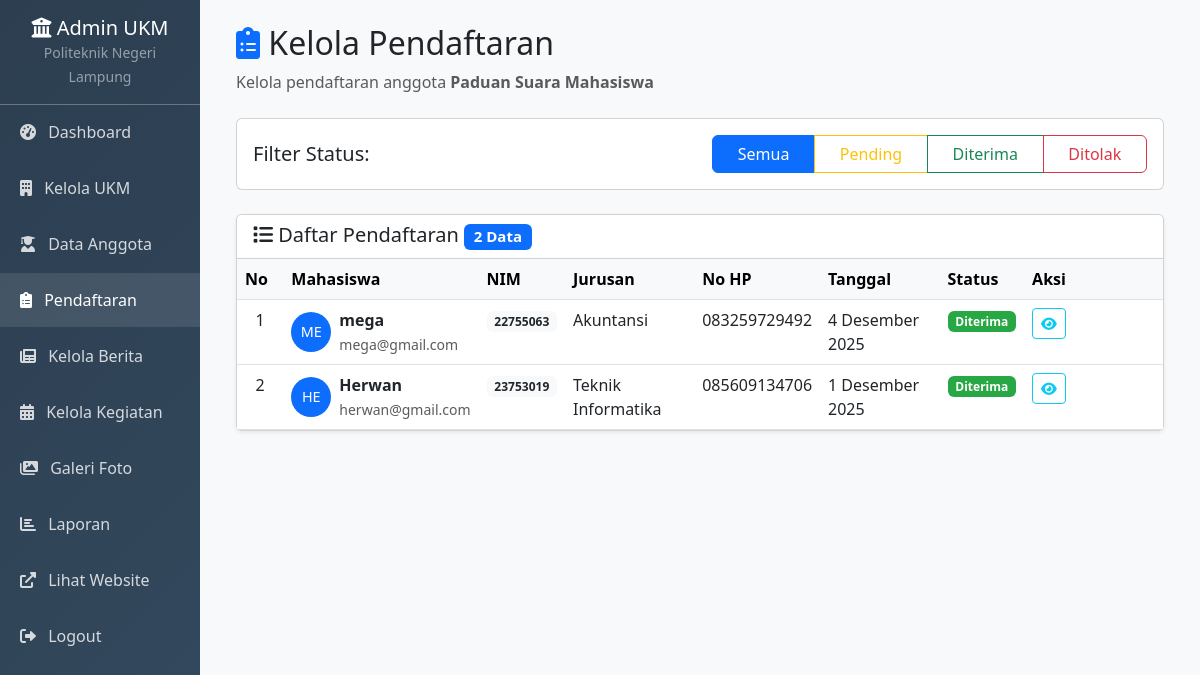
The app's page /admin/kelola_pendaftaran.php (signed in) with its own data.
### tables this page shows
CREATE TABLE `ukm` (
  `id` int(11) NOT NULL,
  `nama_ukm` varchar(100) NOT NULL,
  `deskripsi` text DEFAULT NULL,
  `tahun_berdiri` date DEFAULT NULL,
  `kategori_id` int(11) DEFAULT NULL,
  `logo` varchar(255) DEFAULT NULL,
  `ketua_umum` varchar(100) DEFAULT NULL,
  `email` varchar(100) DEFAULT NULL,
  `no_telepon` varchar(20) DEFAULT NULL,
  `alamat_sekretariat` text DEFAULT NULL,
  `visi` text DEFAULT NULL,
  `misi` text DEFAULT NULL,
  `program_kerja` text DEFAULT NULL,
  `syarat_pendaftaran` text DEFAULT NULL,
  `status` enum('aktif','nonaktif') DEFAULT 'aktif',
  `max_anggota` int(11) DEFAULT 100,
  `biaya_pendaftaran` decimal(10,2) DEFAULT 0.00,
  `created_at` timestamp NOT NULL DEFAULT current_timestamp(),
  `updated_at` datetime DEFAULT NULL,
  `kontak` varchar(50) DEFAULT NULL,
  `admin_id` int(11) NOT NULL
);

CREATE TABLE `pendaftaran` (
  `id` int(11) NOT NULL,
  `mahasiswa_id` int(11) DEFAULT NULL,
  `ukm_id` int(11) DEFAULT NULL,
  `tanggal_daftar` timestamp NOT NULL DEFAULT current_timestamp(),
  `alasan_bergabung` text DEFAULT NULL,
  `pengalaman_organisasi` text DEFAULT NULL,
  `status` enum('pending','diterima','ditolak') DEFAULT 'pending',
  `diproses_oleh` int(11) DEFAULT NULL,
  `tanggal_diproses` datetime DEFAULT NULL,
  `catatan_admin` text DEFAULT NULL,
  `created_at` timestamp NOT NULL DEFAULT current_timestamp(),
  `status_keanggotaan` enum('aktif','tidak_aktif','cuti','dikeluarkan') NOT NULL DEFAULT 'aktif',
  `kta_number` varchar(50) DEFAULT NULL
);

CREATE TABLE `mahasiswa` (
  `id` int(11) NOT NULL,
  `nim` varchar(20) NOT NULL,
  `nama` varchar(100) NOT NULL,
  `email` varchar(100) NOT NULL,
  `no_telepon` varchar(20) DEFAULT NULL,
  `jurusan` varchar(100) DEFAULT NULL,
  `angkatan` year(4) DEFAULT NULL,
  `alamat` text DEFAULT NULL,
  `foto` varchar(255) DEFAULT NULL,
  `password` varchar(255) NOT NULL,
  `created_at` timestamp NOT NULL DEFAULT current_timestamp(),
  `status_akun` enum('aktif','nonaktif') DEFAULT 'aktif',
  `ukm_id` int(11) DEFAULT NULL,
  `status_ukm` enum('menunggu','diterima','ditolak') DEFAULT 'menunggu'
);

### config/functions.php (called while the page is built, shortened)
<?php
function formatTanggal($tanggal) {
    $bulan = [
        1 => 'Januari', 2 => 'Februari', 3 => 'Maret', 4 => 'April',
        5 => 'Mei', 6 => 'Juni', 7 => 'Juli', 8 => 'Agustus',
        9 => 'September', 10 => 'Oktober', 11 => 'November', 12 => 'Desember'
    ];
    $split = explode('-', date('Y-n-j', strtotime($tanggal)));
    return $split[2] . ' ' . $bulan[(int)$split[1]] . ' ' . $split[0];
}

### admin/kelola_pendaftaran.php (the view, shortened to what this page needs)
<?php
require_once '../config/functions.php';
$ukm_id = (int)$_SESSION['ukm_id'];
$database = new Database();
$db = $database->getConnection();
$stmt_ukm = $db->prepare("SELECT nama_ukm FROM ukm WHERE id = :ukm_id");
$stmt_ukm->bindParam(':ukm_id', $ukm_id, PDO::PARAM_INT);
$stmt_ukm->execute();
$nama_ukm = $stmt_ukm->fetchColumn() ?? "UKM Anda";
$status_filter = $_GET['status'] ?? '';
$query = "
    SELECT p.*,
           m.nama, m.nim, m.email, m.no_telepon, m.jurusan, m.angkatan, m.alamat,
           u.nama_ukm,
           p.catatan_admin
    FROM pendaftaran p
    JOIN mahasiswa m ON p.mahasiswa_id = m.id
    JOIN ukm u ON p.ukm_id = u.id
    WHERE p.ukm_id = :ukm_id
";
$params = [':ukm_id' => $ukm_id];
$query .= " ORDER BY
            CASE p.status
                WHEN 'pending' THEN 1
                WHEN 'diterima' THEN 2
                WHEN 'ditolak' THEN 3
            END,
            p.created_at DESC";
$stmt = $db->prepare($query);
foreach ($params as $key => $value) {
    $stmt->bindValue($key, $value, is_int($value) ? PDO::PARAM_INT : PDO::PARAM_STR);
}
$stmt->execute();
$pendaftaran_list = $stmt->fetchAll(PDO::FETCH_ASSOC);
?>
<!DOCTYPE html>
<html lang="id">
<head>
    <link href="https://cdn.jsdelivr.net/npm/bootstrap@5.3.0/dist/css/bootstrap.min.css" rel="stylesheet">
    <link href="https://cdnjs.cloudflare.com/ajax/libs/font-awesome/6.0.0/css/all.min.css" rel="stylesheet">
</head>
<body>
    <div class="container-fluid">
        <div class="row">
            <div class="col-md-3 col-lg-2 px-0">
                <?php include 'sidebar.php'; ?>
            </div>
            <div class="col-md-9 col-lg-10 main-content">
                <div class="p-4">
                    <div class="d-flex justify-content-between align-items-center mb-4">
                        <div>
                            <h2><i class="fas fa-clipboard-list text-primary"></i> Kelola Pendaftaran</h2>
                            <p class="text-muted mb-0">Kelola pendaftaran anggota <strong><?= htmlspecialchars($nama_ukm) ?></strong></p>
                        </div>
                    </div>
                    <div class="card mb-4">
                        <div class="card-body">
                            <div class="row align-items-center">
                                <div class="col-md-6">
                                    <h5 class="mb-0">Filter Status:</h5>
                                </div>
                                <div class="col-md-6">
                                    <div class="btn-group w-100" role="group">
                                        <a href="kelola_pendaftaran.php" class="btn <?= empty($status_filter) ? 'btn-primary' : 'btn-outline-primary' ?>">
                                            Semua
                                        </a>
                                        <a href="kelola_pendaftaran.php?status=pending" class="btn <?= $status_filter == 'pending' ? 'btn-warning' : 'btn-outline-warning' ?>">
                                            Pending
                                        </a>
                                        <a href="kelola_pendaftaran.php?status=diterima" class="btn <?= $status_filter == 'diterima' ? 'btn-success' : 'btn-outline-success' ?>">
                                            Diterima
                                        </a>
                                        <a href="kelola_pendaftaran.php?status=ditolak" class="btn <?= $status_filter == 'ditolak' ? 'btn-danger' : 'btn-outline-danger' ?>">
                                            Ditolak
                                        </a>
                                    </div>
                                </div>
                            </div>
                        </div>
                    </div>
                    <div class="card shadow-sm">
                        <div class="card-header bg-white">
                            <h5 class="mb-0">
                                <i class="fas fa-list"></i> Daftar Pendaftaran
                                <span class="badge bg-primary"><?= count($pendaftaran_list) ?> Data</span>
                            </h5>
                        </div>
                        <div class="card-body p-0">
                            <div class="table-responsive">
                                <table class="table table-hover mb-0">
                                    <thead class="table-light">
                                        <tr>
                                            <th width="5%">No</th>
                                            <th>Mahasiswa</th>
                                            <th>NIM</th>
                                            <th>Jurusan</th>
                                            <th>No HP</th>
                                            <th>Tanggal</th>
                                            <th>Status</th>
                                            <th width="15%">Aksi</th>
                                        </tr>
                                    </thead>
                                    <tbody>
                                        <?php if (empty($pendaftaran_list)): ?>
                                            <tr>
                                                <td colspan="8" class="text-center py-5 text-muted">
                                                    <i class="fas fa-inbox fa-3x mb-3"></i><br>
                                                    Belum ada pendaftaran
                                                </td>
                                            </tr>
                                        <?php else: ?>
                                            <?php $no = 1; ?>
                                            <?php foreach ($pendaftaran_list as $p): ?>
                                                <?php
                                                $status = strtolower($p['status']);
                                                $class = match($status) {
                                                    'pending' => 'badge-pending',
                                                    'diterima' => 'badge-diterima',
                                                    'ditolak' => 'badge-ditolak',
                                                    default => 'bg-secondary text-white'
                                                };
                                                ?>
                                                <tr>
                                                    <td class="text-center"><?= $no++ ?></td>
                                                    <td>
                                                        <div class="d-flex align-items-center">
                                                            <div class="bg-primary text-white rounded-circle d-flex align-items-center justify-content-center" style="width: 40px; height: 40px; font-size: 0.9rem;">
                                                                <?= strtoupper(substr(htmlspecialchars($p['nama']), 0, 2)) ?>
                                                            </div>
                                                            <div class="ms-2">
                                                                <strong><?= htmlspecialchars($p['nama']) ?></strong><br>
                                                                <small class="text-muted"><?= htmlspecialchars($p['email']) ?></small>
                                                            </div>
                                                        </div>
                                                    </td>
                                                    <td><span class="badge bg-light text-dark"><?= htmlspecialchars($p['nim']) ?></span></td>
                                                    <td><?= htmlspecialchars($p['jurusan']) ?></td>
                                                    <td><?= htmlspecialchars($p['no_telepon']) ?></td>
                                                    <td><?= formatTanggal($p['created_at']) ?></td>
                                                    <td>
                                                        <span class="badge <?= $class ?>"><?= ucfirst($p['status']) ?></span>
                                                    </td>
                                                    <td>
                                                        <div class="btn-group btn-group-sm">
                                                            <button class="btn btn-outline-info" data-bs-toggle="modal" data-bs-target="#modalDetail<?= $p['id'] ?>" title="Detail">
                                                                <i class="fas fa-eye"></i>
                                                            </button>
                                                        </div>
                                                    </td>
                                                </tr>
                                            <?php endforeach; ?>
                                        <?php endif; ?>
                                    </tbody>
                                </table>
                            </div>
                        </div>
                    </div>
                </div>
            </div>
        </div>
    </div>
</body>
</html>

### admin/kelola_pendaftaran.php (style rules this page uses)
.main-content { background: #f8f9fa; min-height: 100vh; }
.badge-diterima { background: #28a745 !important; color: white !important; }

### records on screen
ukm: nama_ukm "Paduan Suara Mahasiswa"
pendaftaran: mahasiswa.nama "ME", mahasiswa.nama "mega", mahasiswa.email "mega@gmail.com", mahasiswa.nim "22755063", mahasiswa.jurusan "Akuntansi", mahasiswa.no_telepon "083259729492", created_at "4 Desember 2025", status "Diterima"
pendaftaran: mahasiswa.nama "HE", mahasiswa.nama "Herwan", mahasiswa.email "herwan@gmail.com", mahasiswa.nim "23753019", mahasiswa.jurusan "Teknik Informatika", mahasiswa.no_telepon "085609134706", created_at "1 Desember 2025", status "Diterima"

### other values on screen
count($pendaftaran_list) "2"
